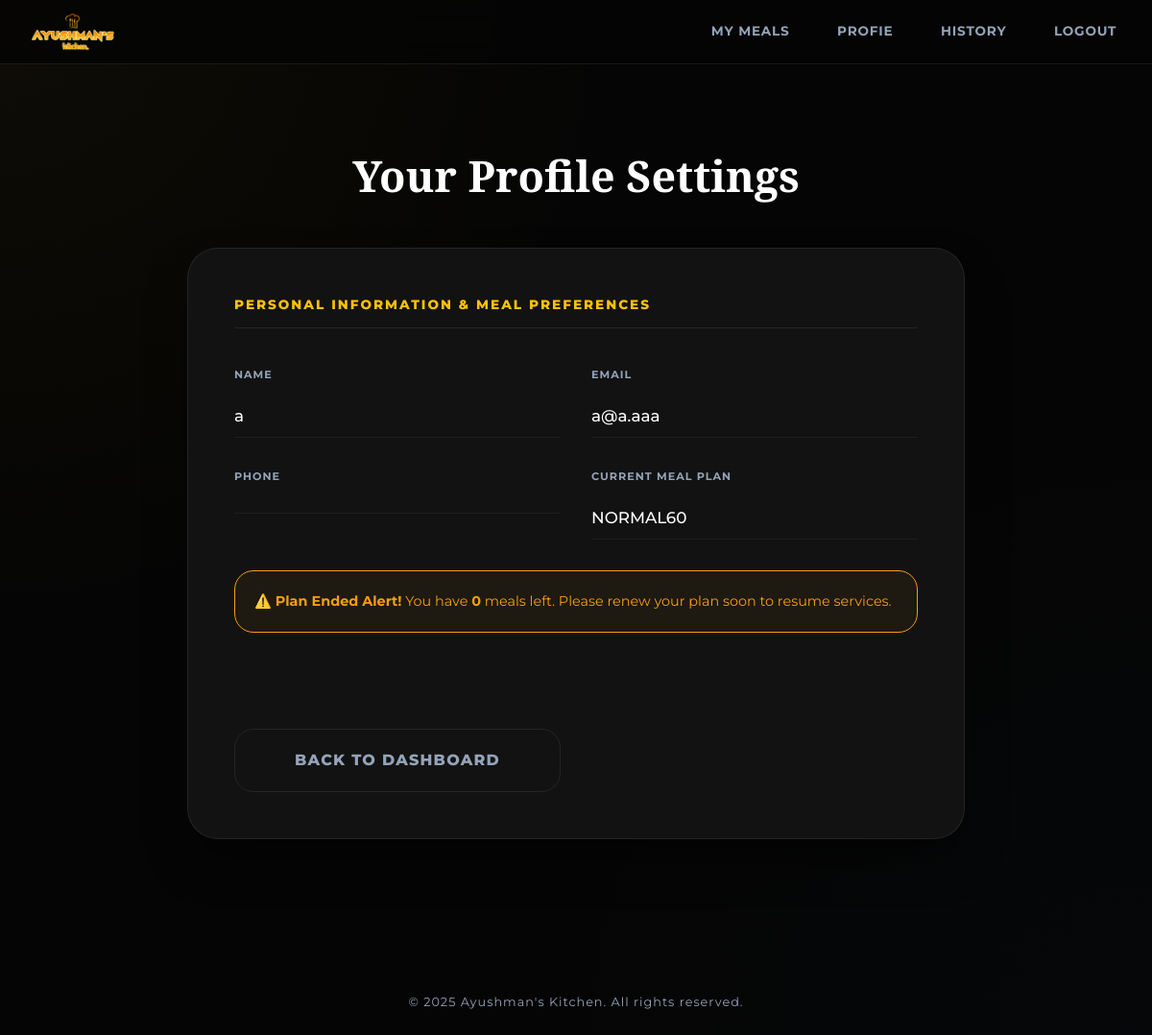
The app's page /user-profile (signed in) with its own data.
### Customers/models.py (models this page shows, shortened)
class Customer(AbstractBaseUser, PermissionsMixin):
    email = models.EmailField(unique=True)
    name = models.CharField(max_length=150)
    phone = models.CharField(max_length=15, blank=True)
    address = models.CharField(max_length=200, blank=True)
    is_active = models.BooleanField(default=True)
    is_staff = models.BooleanField(default=False)
    date_joined = models.DateTimeField(default=timezone.now)
    profile_updated_at = models.DateTimeField(auto_now=True)
    subscription_phase=models.IntegerField(default=1)
    meal_balance = models.IntegerField(default=0)
    user_status_active = models.BooleanField(default=True)
    lunch_status_active = models.BooleanField(default=True)
    dinner_status_active = models.BooleanField(default=True)
    paused_subscription = models.BooleanField(default=False)
    subscription_choice = models.CharField(max_length=20, choices=SUBSCRIPTION_TYPE, default="NORMAL60")
    default_lunch_service_choice = models.CharField(max_length=20, choices=SERVICE_TYPE, default="DineIn")
    default_dinner_service_choice = models.CharField(max_length=20, choices=SERVICE_TYPE, default="DineIn")
    default_meal_choice = models.CharField(max_length=20, choices=MEAL_MENU, default="NONE")
    FLAGSHIP_MENU_LUNCH_default_choice = models.CharField(max_length=20, choices=FLAGSHIP_MENU_LUNCH, default="NONE")
    FLAGSHIP_MENU_DINNER_default_choice = models.CharField(max_length=20, choices=FLAGSHIP_MENU_DINNER, default="NONE")
    PREMIUM_MENU_LUNCH_default_choice = models.CharField(max_length=20, choices=PREMIUM_MENU_LUNCH, default="NONE")
    PREMIUM_MENU_DINNER_default_choice = models.CharField(max_length=20, choices=PREMIUM_MENU_DINNER, default="NONE")
    USERNAME_FIELD = "email"
    REQUIRED_FIELDS = ["name"]
    objects = CustomerManager()

### Customers/views.py (the view, shortened to what this page needs)
# urls.py: path('user-profile', user_profile,name="user_profile"),
@login_required
def user_profile(request):
    user=request.user
    return render(request,'Customer/user-profile.html')

### templates/Customer/user-profile.html (shortened to what this page needs)
{% load static %}
<!DOCTYPE html>
<html lang="en">
<head>
    <link rel="stylesheet" href={% static "Customer/styles-user-profile.css" %}>
</head>
<body>
    {% include "Customer/navbar.html" %}
    <main class="user-page">
        <div class="user-container">
            <h1 class="page-title">Your Profile Settings</h1>
            <section class="profile-card">
                <form method="POST" action="{% url 'user_profile' %}">
                    <h2 class="section-title">Personal Information & Meal Preferences</h2>
                    <div class="profile-info-grid">
                        <div class="info-group">
                            <label for="userName" class="info-label">Name</label>
                            <label type="text" id="userName">{{request.user.name}}</label>
                        </div>
                        <div class="info-group">
                            <label for="userEmail" class="info-label">Email</label>
                            <label type="text" id="userName">{{request.user.email}}</label>
                        </div>
                        <div class="info-group">
                            <label for="userPhone" class="info-label">Phone</label>
                            <label type="text" id="userName">{{request.user.phone}}</label>
                        </div>
                        <div class="info-group">
                            <span class="info-label">Current Meal Plan</span>
                            <label type="text" id="userName">{{request.user.subscription_choice}}</label>
                        </div>
                        {% if request.user.paused_subscription %}
                                     <div class="message-banner warning" role="alert">
                                <p>
                                    ⚠️ <strong>Plan Ended Alert!</strong>
                                    You have <strong>0</strong> meals left.
                                    Please renew your plan soon to resume services.
                                </p>
                            </div>
                    {% endif %}
                </form>
                  <div class="history-actions">
                        <a href="{% url "user_dashboard" %}" class="btn btn-secondary">Back to Dashboard</a>
                    </div>
            </section>
        </div>
    </main>
    <footer class="footer">
        <p>&copy; 2025 Ayushman's Kitchen. All rights reserved.</p>
    </footer>
</body>
</html>

### static/Customer/styles-user-profile.css (style rules this page uses)
:root { --primary: #FFC107; --primary-dark: #FFB300; --bg-deep: #050505; --surface: #121212; --card-border: rgba(255, 255, 255, 0.08); --text-main: #FFFFFF; --text-muted: #94a3b8; --success: #10b981; --danger: #ef4444; --warning: #f59e0b; }
* { margin: 0; padding: 0; box-sizing: border-box; }
body { background-color: var(--bg-deep); background-image: radial-gradient(circle at 0% 0%, rgba(255, 193, 7, 0.04) 0%, transparent 40%), radial-gradient(circle at 100% 100%, rgba(59, 130, 246, 0.02) 0%, transparent 40%); color: var(--text-main); font-family: 'Montserrat', sans-serif; line-height: 1.6; -webkit-font-smoothing: antialiased; overflow-x: hidden; }
.user-page { width: 100%; max-width: 850px; margin: 0 auto; padding: clamp(2rem, 10vh, 5rem) 1.25rem 6rem; }
.user-container { width: 100%; animation: profileFadeIn 0.8s cubic-bezier(0.16, 1, 0.3, 1); }
.page-title { font-family: 'Playfair Display', serif; font-size: clamp(1.8rem, 6vw, 2.8rem); text-align: center; margin-bottom: clamp(2rem, 5vh, 3.5rem); font-weight: 900; }
.profile-card { background: var(--surface); border: 1px solid var(--card-border); border-radius: 32px; padding: clamp(1.5rem, 5vw, 3rem); box-shadow: 0 25px 50px -12px rgba(0, 0, 0, 0.6); }
.section-title { font-size: 0.85rem; color: var(--primary); text-transform: uppercase; letter-spacing: 2px; margin-bottom: 2.5rem; border-bottom: 1px solid var(--card-border); padding-bottom: 12px; font-weight: 800; }
.profile-info-grid { display: grid; grid-template-columns: repeat(auto-fit, minmax(300px, 1fr)); gap: 2rem; }
.info-group:has(.radio-group), .message-banner { grid-column: 1 / -1; }
.info-group { display: flex; flex-direction: column; gap: 0.75rem; }
.info-label { font-size: 0.7rem; font-weight: 700; color: var(--text-muted); text-transform: uppercase; letter-spacing: 1px; }
label[type="text"] { font-size: 1.05rem; font-weight: 500; color: #fff; padding: 0.5rem 0; border-bottom: 1px solid rgba(255, 255, 255, 0.05); display: block; }
.profile-actions, .history-actions { margin-top: 3rem; }
.btn { width: 100%; padding: 1.2rem; border-radius: 20px; font-weight: 800; text-transform: uppercase; letter-spacing: 1.2px; cursor: pointer; transition: all 0.3s ease; text-decoration: none; display: block; text-align: center; border: none; min-height: 55px; }
.btn-secondary { background: transparent; border: 1px solid var(--card-border); color: var(--text-muted); margin-top: 1.25rem; }
.message-banner.warning { background: rgba(245, 158, 11, 0.05); border: 1px solid var(--warning); padding: 1.25rem; border-radius: 20px; color: var(--warning); font-size: 0.9rem; }
.footer { text-align: center; padding: 4rem 1.5rem 2rem; color: var(--text-muted); font-size: 0.8rem; letter-spacing: 1px; }

### records on screen
Customer: user.name "a", user.email "a@a.aaa", user.subscription_choice "NORMAL60"
